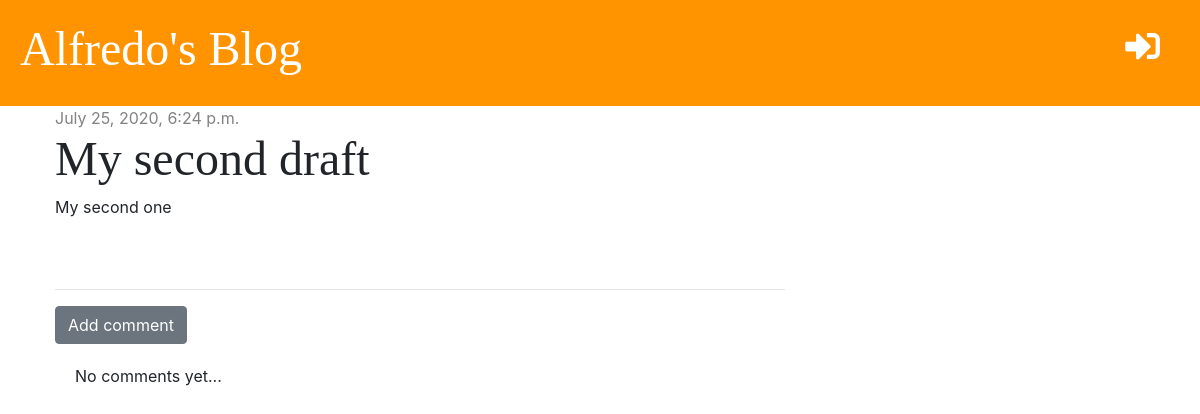
Screenshot of /post/11/ with the database file from the repository.
### blog/models.py (models this page shows, shortened)
class Post(models.Model):
    author = models.ForeignKey('auth.User', on_delete=models.CASCADE)
    title = models.CharField(max_length=200)
    text = models.TextField()
    created_date = models.DateTimeField(default= timezone.now)
    published_date = models.DateTimeField(blank=True, null=True)

### blog/views.py (the view)
# urls.py: path('post/<int:pk>/', views.post_detail, name='post_detail'),
def post_detail(request, pk):
    post = get_object_or_404(Post, pk=pk)
    stuff_for_frontend = {'post': post}
    return render(request, 'blog/post_detail.html', stuff_for_frontend)

### blog/templates/blog/post_detail.html (shortened to what this page needs)
{% extends 'blog/base.html' %}
{% block content %}
   <div class="post">
        {% if post.published_date %}
            <div class="date">
                {{ post.published_date }}
            </div>
        {% else %}
            <a href="{% url 'post_publish' pk=post.pk %}" class="btn btn-primary">Publish</a>
        {% endif %}
        <h1>{{ post.title }}</h1>
        <p>{{ post.text|linebreaksbr }}</p>
   </div>
    <hr>
    <a href="{% url 'add_comment_to_post' pk=post.pk %}" class="btn btn-secondary">Add comment</a>
    {% for comment in post.comments.all %}
        {% if user.is_authenticated or comment.approved %}
        <div class="comment">
            <div class="date">
                {{ comment.created_date }}
            </div>
            {% if not comment.approved and user.is_superuser %}
                <a href="{% url 'comment_approve' pk=comment.pk %}"><i class="far fa-check-circle"></i></a>
                <a href="{% url 'comment_remove' pk=comment.pk %}"><i class="fas fa-ban"></i></a>
            {% endif %}
            <strong>{{ comment.author }}</strong>
            <p>{{ comment.text }}</p>
        </div>
        {% endif %}
    {% empty %}
    <div class="comment">
        <p>No comments yet...</p>
    </div>
    {% endfor %}
{% endblock %}

### blog/static/css/blog.css (style rules this page uses)
h1, h2, h3, h4 { font-family: 'Tangerine', 'Inconsolata', 'Droid Sans', serif; font-size: 48px; }
.date { color: #828282; }
.post { margin-bottom: 70px; }
.comment { margin: 20px 0px 20px 20px; }

### rows the page displays
Post: published_date "July 25, 2020, 6:24 p.m.", title "My second draft", text "My second one"
